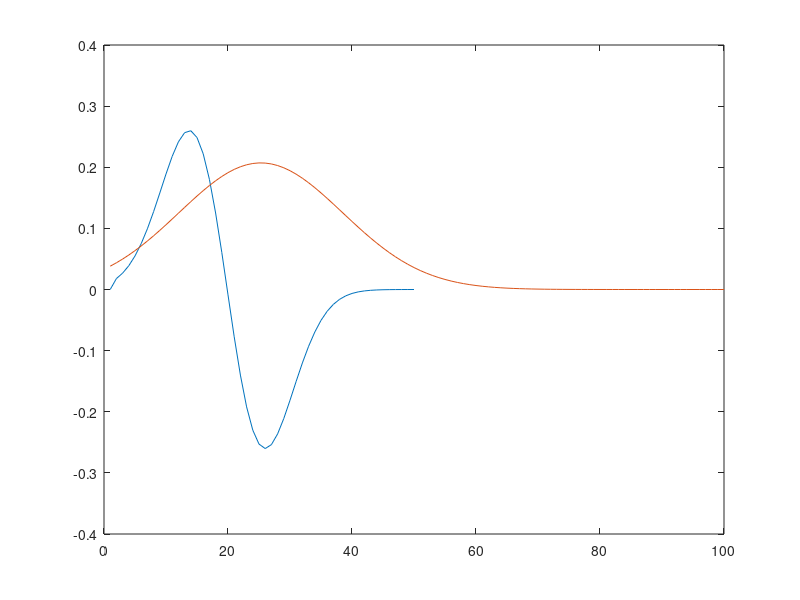

MATLAB code to generate this figure: (Note: this script raises an error after producing the figure.)


%%
seed = 240; %randi(1e3)
rng(seed)

k = 50;
v1Kernel = [0 diff(normpdf(linspace(-3, 5, k)))];
% v1Kernel = v1Kernel.*exp( (1:k)/ -20);

v4Kernel = normpdf(linspace(-2.5, 5, k*2));
v4Kernel = v4Kernel.*exp( (1:k*2)/-20);
v1Kernel = v1Kernel ./ norm(v1Kernel);
v4Kernel = v4Kernel ./ norm(v4Kernel);
figure(2); clf
plot(v1Kernel); hold on
plot(v4Kernel)



figure(1); clf
im = imread('office_1.jpg');
im = histeq(im);
im = mean(im,3);
im = imgaborfilt(im, 2, 90);

imagesc(im); 


nFrames = 200;
dim = size(im);
win = [10 10];
ctr = [196 312];
eyepos = cumsum(.08*randn(nFrames,2)) + ctr;
saccadeTimes = [100 120];
for i = 1:numel(saccadeTimes)
eyepos(saccadeTimes(i):end,1) = eyepos(saccadeTimes(i):end,1) - 10;
end




M = zeros(win(1), win(1), nFrames);

for i = 1:nFrames
    rect = [eyepos(i,:) win-1];
    M(:,:,i) = imcrop(im, rect);
end

Mfilt = M;
for i = 1:win(1)
    for j = 1:win(2)
        Mfilt(i,j,:) = filter(v1Kernel, 1, squeeze(M(i,j,:)));
    end
end

Mfilt(:,:,1:k) = 0;

figure(1); clf
subplot(3,1,1)
plot(eyepos(:,1)); hold on

g = squeeze(Mfilt(1,2,:));
g = [g squeeze(Mfilt(10,2,:))];
g = g/10;
v1 = g.^2;

subplot(3,1,2)
plot(v1)

subplot(3,1,3)
v4 = filter(v4Kernel, 1, sum(v1,2)).^2;
v4sep = filter(v4Kernel, 1, v1).^2;

plot(v4sep); hold on

plot(v4)

saveas(1, fullfile('Figures', 'K99', 'timeExample.pdf'))
saveas(2, fullfile('Figures', 'K99', 'temporalRF.pdf'))
% plot((squeeze(mean(mean(Mfilt,2)))').^2)

